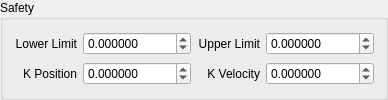
          <widget class="QGroupBox" name="JointSafetyGroupBox">
           <property name="enabled">
            <bool>true</bool>
           </property>
           <property name="title">
            <string>Safety</string>
           </property>
           <layout class="QGridLayout" name="gridLayout_4">
            <item row="0" column="1">
             <widget class="QDoubleSpinBox" name="JointSafetyLowerLimitSpinBox">
              <property name="decimals">
               <number>6</number>
              </property>
              <property name="minimum">
               <double>-10000.000000000000000</double>
              </property>
              <property name="maximum">
               <double>10000.000000000000000</double>
              </property>
              <property name="singleStep">
               <double>0.001000000000000</double>
              </property>
              <property name="value">
               <double>0.000000000000000</double>
              </property>
             </widget>
            </item>
            <item row="0" column="3">
             <widget class="QDoubleSpinBox" name="JointSafetyUpperLimitSpinBox">
              <property name="decimals">
               <number>6</number>
              </property>
              <property name="minimum">
               <double>-10000.000000000000000</double>
              </property>
              <property name="maximum">
               <double>10000.000000000000000</double>
              </property>
              <property name="singleStep">
               <double>0.001000000000000</double>
              </property>
             </widget>
            </item>
            <item row="0" column="2">
             <widget class="QLabel" name="label_78">
              <property name="maximumSize">
               <size>
                <width>16777215</width>
                <height>16777215</height>
               </size>
              </property>
              <property name="layoutDirection">
               <enum>Qt::LeftToRight</enum>
              </property>
              <property name="text">
               <string>Upper Limit</string>
              </property>
              <property name="alignment">
               <set>Qt::AlignRight|Qt::AlignTrailing|Qt::AlignVCenter</set>
              </property>
             </widget>
            </item>
            <item row="1" column="3">
             <widget class="QDoubleSpinBox" name="JointSafetyKVelocitySpinBox">
              <property name="decimals">
               <number>6</number>
              </property>
              <property name="minimum">
               <double>-10000.000000000000000</double>
              </property>
              <property name="maximum">
               <double>10000.000000000000000</double>
              </property>
              <property name="singleStep">
               <double>0.001000000000000</double>
              </property>
             </widget>
            </item>
            <item row="0" column="0">
             <widget class="QLabel" name="label_77">
              <property name="maximumSize">
               <size>
                <width>16777215</width>
                <height>16777215</height>
               </size>
              </property>
              <property name="layoutDirection">
               <enum>Qt::LeftToRight</enum>
              </property>
              <property name="text">
               <string>Lower Limit</string>
              </property>
              <property name="alignment">
               <set>Qt::AlignRight|Qt::AlignTrailing|Qt::AlignVCenter</set>
              </property>
             </widget>
            </item>
            <item row="1" column="2">
             <widget class="QLabel" name="label_79">
              <property name="maximumSize">
               <size>
                <width>16777215</width>
                <height>16777215</height>
               </size>
              </property>
              <property name="layoutDirection">
               <enum>Qt::LeftToRight</enum>
              </property>
              <property name="text">
               <string>K Velocity</string>
              </property>
              <property name="alignment">
               <set>Qt::AlignRight|Qt::AlignTrailing|Qt::AlignVCenter</set>
              </property>
             </widget>
            </item>
            <item row="1" column="1">
             <widget class="QDoubleSpinBox" name="JointSafetyKPositionSpinBox">
              <property name="decimals">
               <number>6</number>
              </property>
              <property name="minimum">
               <double>-10000.000000000000000</double>
              </property>
              <property name="maximum">
               <double>10000.000000000000000</double>
              </property>
              <property name="singleStep">
               <double>0.001000000000000</double>
              </property>
             </widget>
            </item>
            <item row="1" column="0">
             <widget class="QLabel" name="label_94">
              <property name="maximumSize">
               <size>
                <width>16777215</width>
                <height>16777215</height>
               </size>
              </property>
              <property name="layoutDirection">
               <enum>Qt::LeftToRight</enum>
              </property>
              <property name="text">
               <string>K Position</string>
              </property>
              <property name="alignment">
               <set>Qt::AlignRight|Qt::AlignTrailing|Qt::AlignVCenter</set>
              </property>
             </widget>
            </item>
           </layout>
          </widget>
